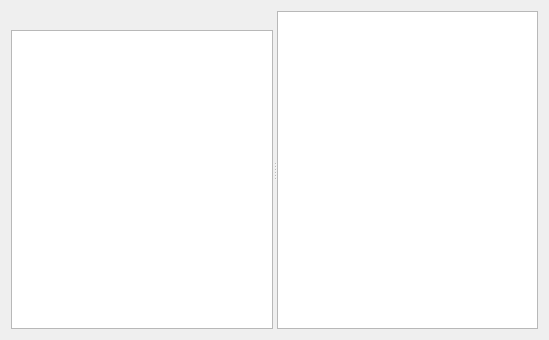
<?xml version="1.0" encoding="UTF-8"?>
<ui version="4.0">
 <class>BibliotecaForm</class>
 <widget class="QWidget" name="BibliotecaForm">
  <property name="geometry">
   <rect>
    <x>0</x>
    <y>0</y>
    <width>549</width>
    <height>340</height>
   </rect>
  </property>
  <property name="windowTitle">
   <string>Form</string>
  </property>
  <layout class="QVBoxLayout" name="verticalLayout_2">
   <item>
    <widget class="QSplitter" name="splitter">
     <property name="orientation">
      <enum>Qt::Horizontal</enum>
     </property>
     <widget class="QDockWidget" name="dockWidget">
      <property name="features">
       <set>QDockWidget::NoDockWidgetFeatures</set>
      </property>
      <widget class="QWidget" name="dockWidgetContents_2">
       <layout class="QVBoxLayout" name="verticalLayout">
        <property name="spacing">
         <number>0</number>
        </property>
        <property name="leftMargin">
         <number>0</number>
        </property>
        <property name="topMargin">
         <number>0</number>
        </property>
        <property name="rightMargin">
         <number>0</number>
        </property>
        <property name="bottomMargin">
         <number>0</number>
        </property>
        <item>
         <widget class="QTableView" name="listView"/>
        </item>
       </layout>
      </widget>
     </widget>
     <widget class="QTextBrowser" name="textBrowser">
      <property name="openLinks">
       <bool>false</bool>
      </property>
     </widget>
    </widget>
   </item>
  </layout>
 </widget>
 <resources/>
 <connections/>
</ui>
